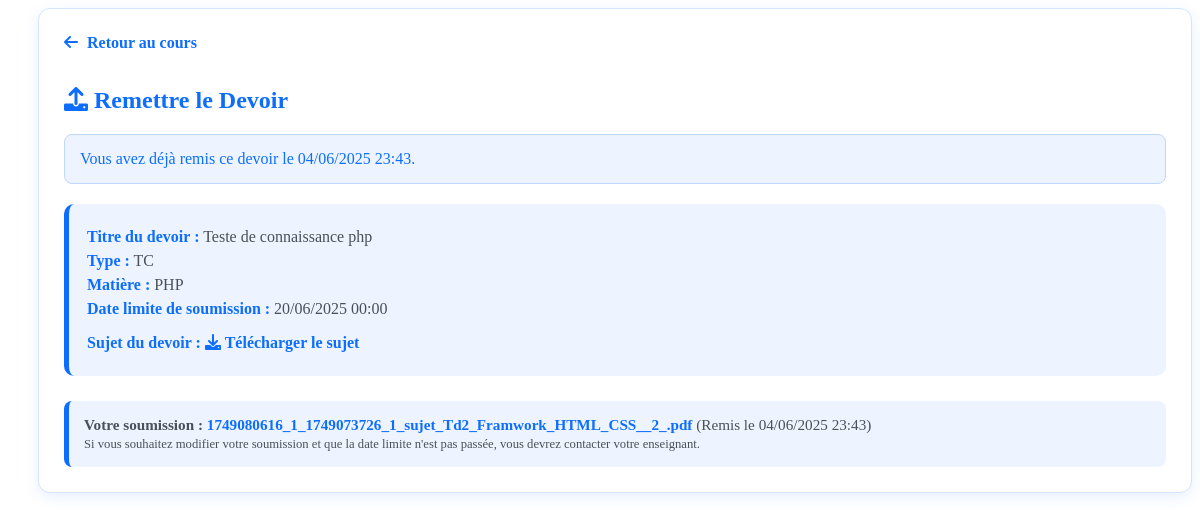
Page /dashboard/etudiant/remettre_td.php?id_devoir=1 on the committed database.
### tables this page shows
CREATE TABLE IF NOT EXISTS `devoirs` (
  `id` int NOT NULL AUTO_INCREMENT,
  `id_matiere` int DEFAULT NULL,
  `id_enseignant` int DEFAULT NULL,
  `type` enum('TD','TC') DEFAULT NULL,
  `titre` varchar(255) DEFAULT NULL,
  `fichier` varchar(255) DEFAULT NULL,
  `date_depot` date DEFAULT NULL,
  `date_limite` date DEFAULT NULL,
  PRIMARY KEY (`id`),
  KEY `id_matiere` (`id_matiere`),
  KEY `id_enseignant` (`id_enseignant`)
);

CREATE TABLE IF NOT EXISTS `devoirs_remis` (
  `id` int NOT NULL AUTO_INCREMENT,
  `id_devoir` int DEFAULT NULL,
  `id_etudiant` int DEFAULT NULL,
  `fichier_remis` varchar(255) DEFAULT NULL,
  `date_remise` datetime DEFAULT NULL,
  PRIMARY KEY (`id`),
  KEY `id_devoir` (`id_devoir`),
  KEY `id_etudiant` (`id_etudiant`)
);

CREATE TABLE IF NOT EXISTS `matieres` (
  `id` int NOT NULL AUTO_INCREMENT,
  `nom_matiere` varchar(100) DEFAULT NULL,
  `code_matiere` varchar(20) DEFAULT NULL,
  `id_enseignant` int DEFAULT NULL,
  `id_classe` int DEFAULT NULL,
  PRIMARY KEY (`id`),
  KEY `id_enseignant` (`id_enseignant`),
  KEY `id_classe` (`id_classe`)
);

### dashboard/etudiant/remettre_td.php (the view, shortened to what this page needs)
<?php
$database = new Database();
$conn = $database->connect();
function get_devoir_details_for_submission($db_conn, $id_devoir, $id_etudiant) {
    $stmt = $db_conn->prepare("
        SELECT d.id, d.titre, d.type, d.fichier as fichier_sujet, d.date_limite,
               m.nom_matiere,
               dr.id as id_remis, dr.fichier_remis, dr.date_remise
        FROM devoirs d
        JOIN matieres m ON d.id_matiere = m.id
        LEFT JOIN devoirs_remis dr ON d.id = dr.id_devoir AND dr.id_etudiant = :id_etudiant
        WHERE d.id = :id_devoir
    ");
    $stmt->bindParam(':id_devoir', $id_devoir, PDO::PARAM_INT);
    $stmt->bindParam(':id_etudiant', $id_etudiant, PDO::PARAM_INT);
    $stmt->execute();
    return $stmt->fetch(PDO::FETCH_ASSOC);
}
$id_devoir_get = isset($_GET['id_devoir']) ? (int)$_GET['id_devoir'] : null;
$message = '';
$devoir_details = get_devoir_details_for_submission($conn, $id_devoir_get, SIMULATED_ETUDIANT_ID);
$deadline_passed = strtotime($devoir_details['date_limite']) < time();
$already_submitted = !empty($devoir_details['id_remis']);
if ($already_submitted) {
    $message = "<div class='alert alert-info'>Vous avez déjà remis ce devoir le " . date('d/m/Y H:i', strtotime($devoir_details['date_remise'])) . ".</div>";
} elseif ($deadline_passed) {
    $message = "<div class='alert alert-warning'>La date limite pour remettre ce devoir est passée (" . date('d/m/Y', strtotime($devoir_details['date_limite'])) . ").</div>";
}
?>
<!DOCTYPE html>
<html lang="fr">
<head>
    <link rel="stylesheet" href="../../assets/css/style.css">
    <link rel="stylesheet" href="https://cdnjs.cloudflare.com/ajax/libs/font-awesome/6.0.0-beta3/css/all.min.css">
</head>
<body>
    <div class="dashboard-container">
        <div class="main-wrapper">
            <main class="content-area">
                <div class="main-column" style="width: 100%;">
                     <div class="page-container">
                        <div class="page-header">
                            <a href="voir_cours_details.php?id_matiere=<?php echo $devoir_details['id_matiere'] ?? ''; ?>" class="back-link">
                                <i class="fas fa-arrow-left"></i> Retour au cours
                            </a>
                            <h2><i class="fas fa-upload"></i> Remettre le Devoir</h2>
                        </div>
                        <?php if ($message): ?>
                            <?php echo $message; ?>
                        <?php endif; ?>
                        <div class="devoir-info">
                            <p><strong>Titre du devoir :</strong> <?php echo htmlspecialchars($devoir_details['titre']); ?></p>
                            <p><strong>Type :</strong> <span class="type-badge <?php echo strtolower($devoir_details['type']); ?>"><?php echo htmlspecialchars($devoir_details['type']); ?></span></p>
                            <p><strong>Matière :</strong> <?php echo htmlspecialchars($devoir_details['nom_matiere']); ?></p>
                            <p><strong>Date limite de soumission :</strong> <?php echo date('d/m/Y H:i', strtotime($devoir_details['date_limite'])); ?></p>
                            <?php if ($devoir_details['fichier_sujet']): ?>
                                <p>
                                    <strong>Sujet du devoir :</strong>
                                    <a href="../../uploads/devoirs/<?php echo htmlspecialchars($devoir_details['fichier_sujet']); ?>" download class="sujet-link">
                                        <i class="fas fa-download"></i> Télécharger le sujet
                                    </a>
                                </p>
                            <?php endif; ?>
                        </div>
                        <?php if ($already_submitted && $devoir_details['fichier_remis']): ?>
                            <div class="submitted-file-info">
                                <p><strong>Votre soumission :</strong>
                                    <a href="../../uploads/devoirs_remis/<?php echo htmlspecialchars($devoir_details['fichier_remis']); ?>" download>
                                        <?php echo htmlspecialchars($devoir_details['fichier_remis']); ?>
                                    </a> (Remis le <?php echo date('d/m/Y H:i', strtotime($devoir_details['date_remise'])); ?>)
                                </p>
                                <p><small>Si vous souhaitez modifier votre soumission et que la date limite n'est pas passée, vous devrez contacter votre enseignant.</small></p>
                            </div>
                        <?php elseif ($deadline_passed && !$already_submitted): ?>
                             <p>Vous ne pouvez plus soumettre ce devoir car la date limite est passée.</p>
                        <?php endif; ?>
                     </div>
                </div>
            </main>
        </div>
    </div>
</body>
</html>

### dashboard/etudiant/remettre_td.php (style rules this page uses)
.page-container { background: #ffffff; padding: 25px; border-radius: 12px; box-shadow: 0 4px 15px rgba(13,110,253,0.10); margin-left: 30px; border: 1px solid #d6e4ff; }
.page-header { margin-bottom: 20px; }
.page-header h2 { color: #0D6EFD; margin-bottom: 5px; font-weight: 700; }
.page-header .back-link { color: #0D6EFD; text-decoration: none; font-weight: 600; display: inline-block; margin-bottom: 15px; transition: 0.3s; }
.page-header .back-link i { margin-right: 5px; }
.devoir-info { margin-bottom: 25px; padding: 18px; background: #eef4ff; border-radius: 10px; border-left: 5px solid #0D6EFD; }
.devoir-info p { margin: 6px 0; color: #495057; }
.devoir-info strong { color: #0D6EFD; }
.devoir-info .sujet-link { display: inline-block; margin-top: 10px; color: #0D6EFD; font-weight: 600; text-decoration: none; }
.alert { padding: 15px; margin-bottom: 20px; border-radius: 8px; border: 1px solid transparent; font-weight: 500; }
.alert-info { background: #eef4ff; color: #0D6EFD; border-color: #bfd7ff; }
.submitted-file-info { margin-top: 15px; padding: 15px; background: #eef4ff; border-left: 5px solid #0D6EFD; border-radius: 8px; }
.submitted-file-info p { margin: 0; font-size: 0.95em; color: #495057; }
.submitted-file-info a { color: #0D6EFD; font-weight: 700; text-decoration: none; }

### rows in the picture
devoirs: devoirs_remis.date_remise "04/06/2025 23:43", titre "Teste de connaissance php", type "TC", id_matiere.nom_matiere "PHP", date_limite "20/06/2025 00:00", devoirs_remis.fichier_remis "1749080616_1_1749073726_1_sujet_Td2_Framwork_HTML_CSS__2_.pdf"
